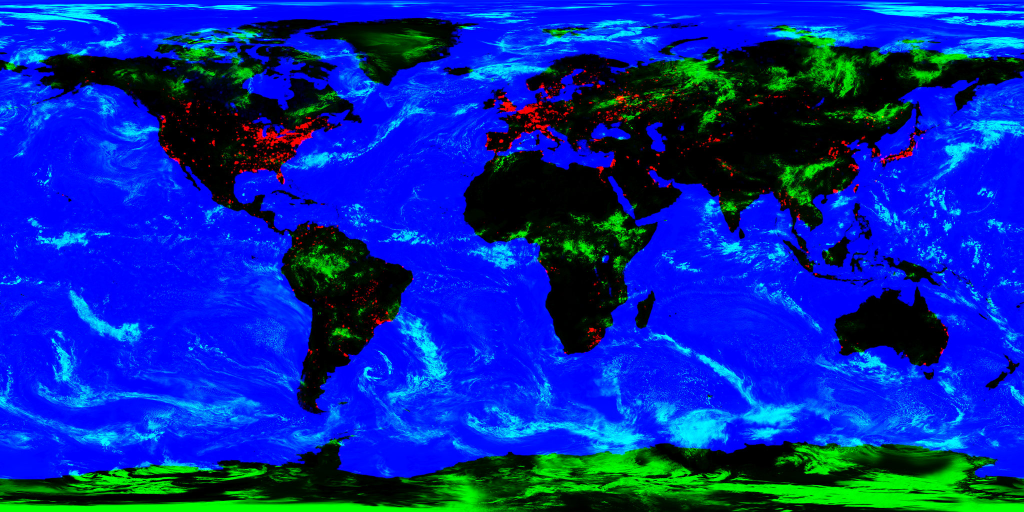
#> input picture earthside/tex/earth-data-2k.jpg, 2048 x 1024 px (shown at 1/2 size); its folder holds 2 pictures in this run
$ python motion.py ../../earthside/tex ../../earthside/tex/earth-day-2k.jpg
#> lines starting #> are read from the running program, lines starting #| are printed output that depends on the picture
# Global camera motion per frame pair: tracked corners (LK) -> partial affine (scale, rotation, shift).
# Also per-frame text box on white frames (dark pixels) and a 5-colour palette per frame.
import sys, os, json
import numpy as np, cv2
d, out = sys.argv[1], sys.argv[2]
files = sorted(f for f in os.listdir(d) if f.endswith('.jpg'))
rows = []; prev = None
for i, f in enumerate(files):
    im = cv2.imread(os.path.join(d, f)); g = cv2.cvtColor(cv2.resize(im, (640, 360), interpolation=cv2.INTER_AREA), cv2.COLOR_BGR2GRAY)
#> further down, im is the input picture: shape (1024, 2048, 3); mean B, G, R 167.5, 39.6, 3.6
#> after `g = cv2.cvtColor(cv2.resize(im, (640, 360), interpolation=cv2.INTER_AR`:
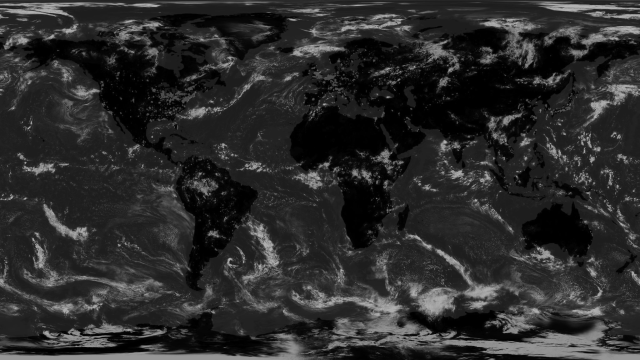
#> g: shape (360, 640); min 0, max 179, mean 43.4
    r = {'n': i}
    if prev is not None:
        p0 = cv2.goodFeaturesToTrack(prev, 400, 0.01, 6)
        if p0 is not None and len(p0) >= 8:
            p1, st, err = cv2.calcOpticalFlowPyrLK(prev, g, p0, None, winSize=(21, 21), maxLevel=3)
            ok = st.ravel() == 1
            if ok.sum() >= 8:
                M, inl = cv2.estimateAffinePartial2D(p0[ok], p1[ok], method=cv2.RANSAC, ransacReprojThreshold=2.0)
                if M is not None:
                    s = float(np.hypot(M[0, 0], M[1, 0])); rot = float(np.degrees(np.arctan2(M[1, 0], M[0, 0])))
                    r.update(scale=s, rot=rot, tx=float(M[0, 2]) * 2, ty=float(M[1, 2]) * 2, inliers=int(inl.sum()), tracked=int(ok.sum()),
                             flow=float(np.median(np.linalg.norm((p1[ok] - p0[ok]).reshape(-1, 2), axis=1))) * 2)
    # text / dark-ink box on light frames
    full = cv2.cvtColor(im, cv2.COLOR_BGR2GRAY)
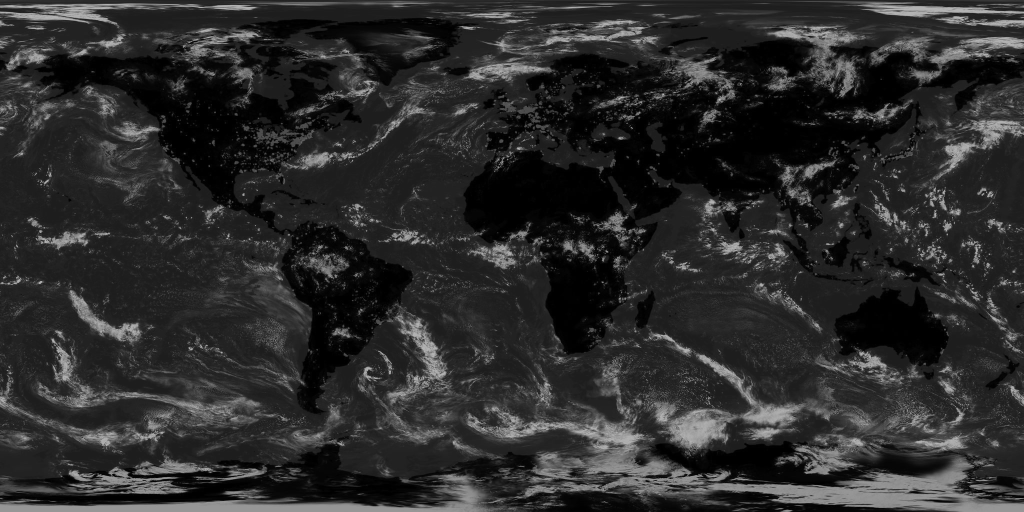
#> full: shape (1024, 2048) (shown at 1/2 size); min 0, max 214, mean 43.4
    if full.mean() > 200:
        ink = full < 140
        ys, xs = np.nonzero(ink)
        if len(xs) > 30:
            r['ink'] = [int(xs.min()), int(ys.min()), int(xs.max()), int(ys.max()), int(len(xs))]
    # palette (k-means on 64x36)
    sm = cv2.resize(im, (64, 36), interpolation=cv2.INTER_AREA).reshape(-1, 3).astype(np.float32)
#> sm = 2304 rows, first 8: [252, 82, 2], [253, 74, 2], [252, 97, 3], [252, 120, 3], [253, 143, 2], [253, 137, 2], [253, 83, 2], [253, 72, 2]
    crit = (cv2.TERM_CRITERIA_EPS + cv2.TERM_CRITERIA_MAX_ITER, 20, 1.0)
    _, lab, cen = cv2.kmeans(sm, 5, None, crit, 2, cv2.KMEANS_PP_CENTERS)
#> lab = 2304 values, max 4 at index 9, min 0 at index 145, mean 2.49; cen = [[11.71, 18.75, 6.72], [247.1, 94.47, 3.02], [10.04, 140.1, 2.74], [128.4, 18.08, 7], [248.2, 21.16, 1.89]]
    cnt = np.bincount(lab.ravel(), minlength=5)
#> cnt = [500, 308, 182, 201, 1113]
    order = np.argsort(cnt)[::-1]
#> order = [4, 0, 1, 3, 2]
    r['palette'] = ['#%02x%02x%02x' % tuple(int(v) for v in cen[k][::-1]) for k in order]; r['share'] = [round(float(cnt[k] / cnt.sum()), 3) for k in order]
    rows.append(r); prev = g
#> pass 2 of the loop `for i, f in enumerate(files):`:
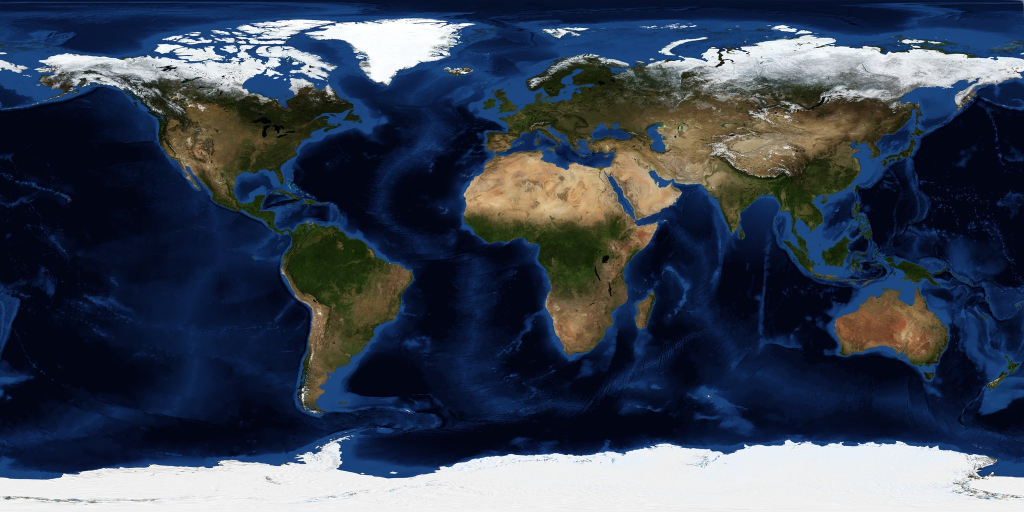
#> input picture earthside/tex/earth-day-2k.jpg, 2048 x 1024 px (shown at 1/2 size)
#> im is the input picture: shape (1024, 2048, 3); mean B, G, R 84.4, 67.8, 58
#> `g = cv2.cvtColor(cv2.resize(im, (640, 360), interpolation=cv2.INTER_AR`:
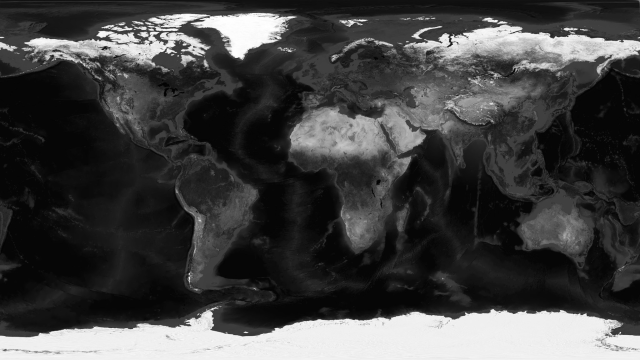
#> g: shape (360, 640); min 2, max 255, mean 66.8
#> p0 = 400 rows, first 8: [446, 142], [85, 228], [591, 161], [537, 248], [430, 332], [419, 184], [476, 200], [44, 332]
#> p1 = 400 rows, first 8: [274.1, 95.69], [198.5, 271.9], [374.4, 160.9], [516.1, 277.1], [613.1, 400.6], [292.7, 139.4], [484.8, 138.4], [190.2, 309.7]; st = 400 values, max 1 at index 0, min 0 at index 4, mean 0.812
#> M = [[0.668, 0.131, 111.7], [-0.131, 0.668, 131.1]]; inl = 325 values, max 1 at index 1, min 0 at index 0, mean 0.0123
#> s = 0.681
#> rot = -11.11
#> `full = cv2.cvtColor(im, cv2.COLOR_BGR2GRAY)`:
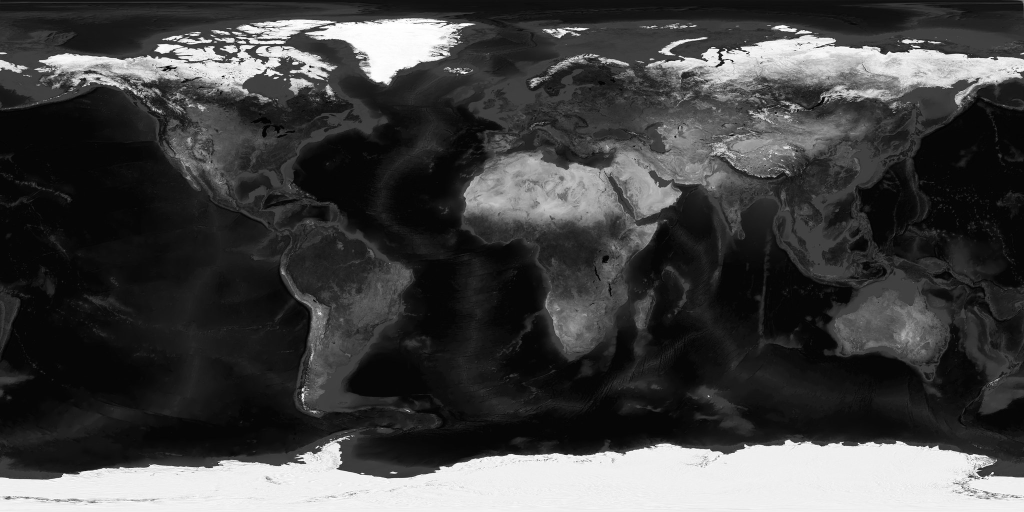
#> full: shape (1024, 2048) (shown at 1/2 size); min 0, max 255, mean 66.8
#> sm = 2304 rows, first 8: [64, 27, 10], [65, 29, 10], [67, 29, 10], [67, 30, 11], [69, 30, 11], [73, 32, 12], [74, 33, 12], [77, 35, 12]
#> lab = 2304 values, max 4 at index 291, min 0 at index 80, mean 1.74; cen = [[141, 139.2, 136.6], [40.3, 18.09, 8.07], [233.1, 230.1, 227.1], [91.66, 51.46, 24.55], [56.33, 74.83, 79.7]]
#> cnt = [201, 1134, 289, 415, 265]
#> order = [1, 3, 2, 4, 0]
json.dump(rows, open(out, 'w'))
print('done', len(rows))
#| done 2
